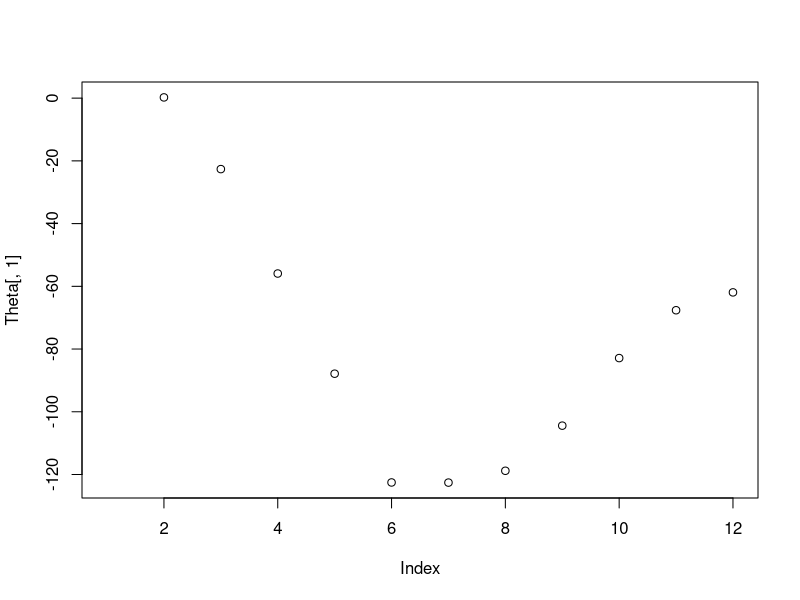
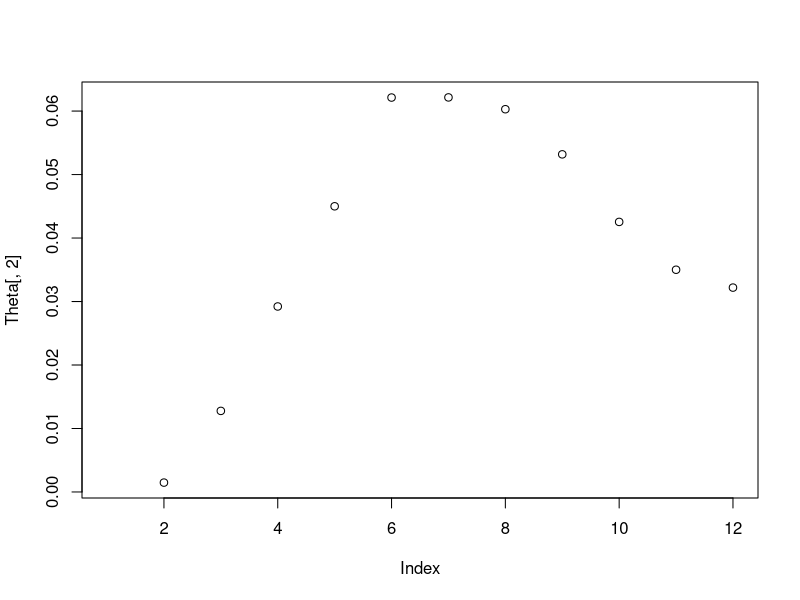

Reproduce these figures in R, in order. (Note: this script raises an error after producing the figures.)
#setwd("/Users/MortenHelsoe/Desktop/Skole & Arbejde/MSc. HCAI/1. Semester/Timeseries/Assignment1")
setwd("/Users/ceciliehvilsted/Desktop/DTU-MSc/Sem2/TimeSeries/Assignment1")

#install.packages("gridExtra")
library(ggplot2)
library(reshape2)
library(gridExtra)

# Load data
D <- read.csv("DST_BIL54.csv")

# Convert time to POSIXct format
D$time <- as.POSIXct(paste0(D$time, "-01"), format="%Y-%m-%d", tz="UTC")
D$year <- as.numeric(format(D$time, "%Y")) + as.numeric(format(D$time, "%m"))/12
D$total <- as.numeric(D$total) / 1E6  # Convert to floating point

# Train-test split
teststart <- as.POSIXct("2024-01-01", tz="UTC")
Dtrain <- D[D$time < teststart, ]
Dtest <- D[D$time >= teststart, ]

# Prepare design matrices
X <- cbind(1, Dtest$year)
Xtest <- cbind(1, Dtest$year)

y <- matrix(Dtest$total, ncol=1)
n <- nrow(X)  # Number of observations
p <- 2  # Number of parameters

# -----------------------------------------------------------------------------------

# sanity check:
# using RLS notation for computing OLS with all 26 observations:
R26 <- t(X)%*%X
print(R26)

h26 <- t(X)%*%y
print(h26)

RLS26 <- solve(R26)%*%h26
print(RLS26)
# this corresponds exactly to the OLS estimates (as it should)

# (back to slides)


###########################
# Now iterate through data:
# For each step:
# - calculate R and theta
# - calculate one-step prediction

lambda <- 0.9

# we will use the entire dataset (not only the training data from before):

n <- length(X[,1])

# initialise containers for parameter estimates (Theta) and one step predictions:
Theta <- matrix(NA, nrow=n, ncol=p)
OneStepPred <- matrix(NA, nrow=n)

# 1 # very first step:
x1 <- X[1,]
R_1 <- x1%*%t(x1) # R is a pxp matrix
h_1 <- x1*y[1]    # h is a px1 vector (but R prints it in a row..)

# to estimate theta we need to invert R:
#solve(R_1)
# in this very first step R cannot be inverted - too soon to estimate parameters!
# (we cannot estimate p parameters drom only one datapoint)


# 2 # second step - first time to estimate parameters and make prediction
x2 <- X[2,]
R_2 <- lambda*R_1 + x2 %*% t(x2)
h_2 <- lambda*h_1 + x2 * y[2]

print(kappa(R_2))

# Add a small regularization term to the diagonal of R_2
epsilon <- 1e-8
R_2_reg <- R_2 + epsilon * diag(nrow(R_2))

# Now try to invert the regularized matrix
solve(R_2_reg)
#solve(R_2)
# R is now invertible (we can estimate p parameters from p observations)

# we estimate theta (for the first time - so not yet using "update" formula):
R_2 <- R_2_reg
Theta[2,] <- solve(R_2) %*% h_2

# we predict one step ahead:
OneStepPred[2+1] <- X[2+1,]%*%Theta[2,]

# 3 # third step - first time to use update formula
x3 <- X[3,]
R_3 <- lambda*R_2 + x3 %*% t(x3)
Theta[3,] <- Theta[2,] + solve(R_3) %*% x3 %*% (y[3] - t(x3) %*% Theta[2,])

# we predict one step ahead:
OneStepPred[3+1] <- X[3+1,]%*%Theta[3,]

# next many steps # - update and predict

R <- R_3

for(i in 4:n){
  x <- X[i, ]
  # Update
  R <- lambda*R + x %*% t(x)
  Theta[i, ] <- Theta[i-1, ] + solve(R) %*% x %*% (y[i] - t(x) %*% Theta[i-1, ])
}

# predict
for(i in 4:n-1){
  OneStepPred[i+1] <- X[i+1, ]%*%Theta[i, ]
}

# Plot estimate of intercept:
plot(Theta[,1])

# Plot estimate of slope:
plot(Theta[,2])

# Printing last theta estimates
print(Theta[n,])

Theta_df <- data.frame(
  Time = 1:n,
  Intercept = Theta[,1],
  Slope = Theta[,2]
)

# Plot one step predictions:
ggplot(Dtrain, aes(x=year, y=total)) +
  geom_point(col="black") +
  geom_point(aes(y=OneStepPred), col="blue", size=1) + 
  geom_line(aes(y=OneStepPred), col="blue")

# Horizon

# Function to calculate k-step RMSE for a given lambda
calculate_k_step_rmse <- function(lambda, k) {
  # Initialize containers for parameter estimates (Theta) and k-step predictions
  Theta <- matrix(NA, nrow=n, ncol=p)
  kStepPred <- matrix(NA, nrow=n, ncol=k)
  
  # 1. Very first step
  x1 <- X[1,]
  R_1 <- x1 %*% t(x1)  # R is a pxp matrix
  h_1 <- x1 * y[1]     # h is a px1 vector (but R prints it in a row..)
  
  # 2. Second step - first time to estimate parameters and make prediction
  x2 <- X[2,]
  R_2 <- lambda * R_1 + x2 %*% t(x2)
  h_2 <- lambda * h_1 + x2 * y[2]
  
  # Add a small regularization term to the diagonal of R_2
  epsilon <- 1e-8
  R_2_reg <- R_2 + epsilon * diag(nrow(R_2))
  
  # Now try to invert the regularized matrix
  Theta[2,] <- solve(R_2_reg) %*% h_2
  
  # Predict k steps ahead
  for (j in 1:k) {
    if (2 + j <= n) {
      kStepPred[2 + j, j] <- X[2 + j,] %*% Theta[2,]
    }
  }
  
  # 3. Third step - first time to use update formula
  x3 <- X[3,]
  R_3 <- lambda * R_2 + x3 %*% t(x3)
  Theta[3,] <- Theta[2,] + solve(R_3 + epsilon * diag(nrow(R_3))) %*% x3 %*% (y[3] - t(x3) %*% Theta[2,])
  
  # Predict k steps ahead
  for (j in 1:k) {
    if (3 + j <= n) {
      kStepPred[3 + j, j] <- X[3 + j,] %*% Theta[3,]
    }
  }
  
  # Next many steps - update and predict
  R <- R_3
  
  for (i in 4:n) {
    x <- X[i, ]
    # Update
    R <- lambda * R + x %*% t(x)
    Theta[i, ] <- Theta[i-1, ] + solve(R + epsilon * diag(nrow(R))) %*% x %*% (y[i] - t(x) %*% Theta[i-1, ])
    
    # Predict k steps ahead
    for (j in 1:k) {
      if (i + j <= n) {
        kStepPred[i + j, j] <- X[i + j,] %*% Theta[i,]
      }
    }
  }
  
  # Calculate k-step residuals and RMSE
  kStepResiduals <- matrix(NA, nrow=n, ncol=k)
  for (j in 1:k) {
    kStepResiduals[, j] <- y - kStepPred[, j]
  }
  kStepRMSE <- sqrt(colMeans(kStepResiduals^2, na.rm=TRUE))

  if (length(kStepRMSE) < 12) {
    kStepRMSE <- c(kStepRMSE, rep(NA, 12 - length(kStepRMSE)))
  }
  
  return(kStepRMSE)
}

# Sequence of lambda values
lambda_seq <- seq(0.5, 0.99, by=0.01)

rmse_results <- sapply(lambda_seq, function(lambda) {
  calculate_k_step_rmse(lambda, 12)  # Ensure a fixed length return
})

print(str(rmse_results))
print(dim(rmse_results))

# Convert results to a data frame for plotting
rmse_df <- as.data.frame(t(rmse_results))
colnames(rmse_df) <- paste0("k=", 1:12)
rmse_df$lambda <- lambda_seq


# Function to plot RMSE for each k
plotting_rmse_k <- function(rmse_matrix, lambda_seq) {
  plots <- list()
  
  for (k in 1:12) {
    rmse_values <- rmse_matrix[k, ]  # Correct indexing (k-th row, all lambda values)
    
    # Filter out NA values
    valid_indices <- !is.na(rmse_values)
    lambda_numeric <- lambda_seq[valid_indices]
    rmse_values <- rmse_values[valid_indices]
    
    # Create a data frame for plotting
    plot_df <- data.frame(lambda = lambda_numeric, RMSE = rmse_values)
    
    # Create the plot
    p <- ggplot(plot_df, aes(x=lambda, y=RMSE)) +
      geom_line(color="blue") +  # Line plot to show trends
      geom_point(color="red") +  # Add points for clarity
      labs(title=sprintf("RMSE for k = %d", k), x="Lambda", y="RMSE") +
      theme_minimal()
    
    plots[[k]] <- p
  }
  
  # Arrange plots in a grid
  do.call("grid.arrange", c(plots, ncol=3))
}

# Run the function
plotting_rmse_k(rmse_results, lambda_seq)

# Print minimum RMSE values and lambda for each horizon k
print_min_rmse_lambda <- function(rmse_df) {
  for (k in 1:12) {
    rmse_values <- as.numeric(unlist(rmse_df[, k]))
    min_rmse <- min(rmse_values, na.rm = TRUE)
    min_lambda <- rmse_df$lambda[which.min(rmse_values)]
    cat(sprintf("Horizon k = %d: Minimum RMSE = %.4f at lambda = %.2f\n", k, min_rmse, min_lambda))
  }
}

print_min_rmse_lambda(rmse_df)